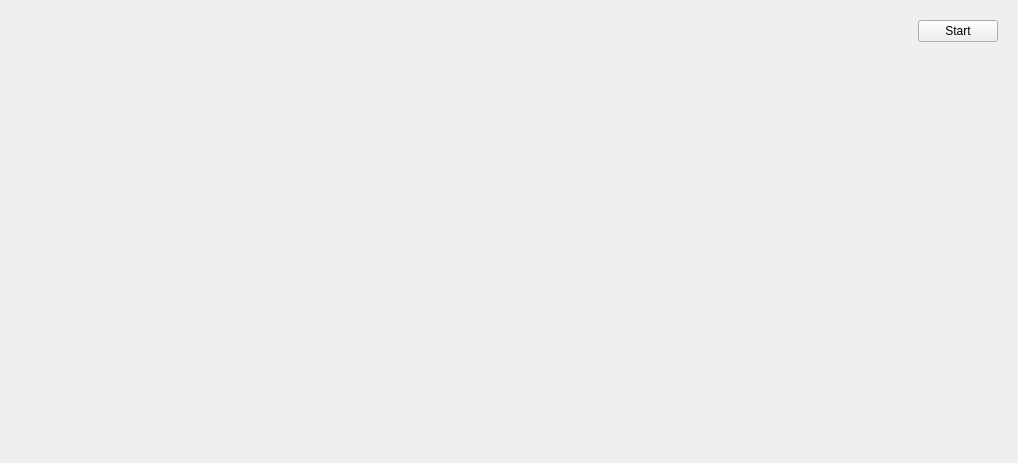
<?xml version="1.0" encoding="UTF-8"?>
<ui version="4.0">
 <class>UIHomeView</class>
 <widget class="QWidget" name="UIHomeView">
  <property name="geometry">
   <rect>
    <x>0</x>
    <y>0</y>
    <width>1018</width>
    <height>463</height>
   </rect>
  </property>
  <property name="windowTitle">
   <string>Form</string>
  </property>
  <property name="styleSheet">
   <string notr="true"/>
  </property>
  <layout class="QHBoxLayout" name="horizontalLayout">
   <item>
    <widget class="QWidget" name="widget_3" native="true">
     <property name="minimumSize">
      <size>
       <width>300</width>
       <height>0</height>
      </size>
     </property>
     <layout class="QVBoxLayout" name="verticalLayout_2">
      <item>
       <widget class="QLabel" name="labelImage">
        <property name="sizePolicy">
         <sizepolicy hsizetype="Fixed" vsizetype="Fixed">
          <horstretch>0</horstretch>
          <verstretch>0</verstretch>
         </sizepolicy>
        </property>
        <property name="minimumSize">
         <size>
          <width>0</width>
          <height>0</height>
         </size>
        </property>
        <property name="text">
         <string/>
        </property>
        <property name="pixmap">
         <pixmap>:/res/enable.png</pixmap>
        </property>
       </widget>
      </item>
      <item>
       <spacer name="verticalSpacer_2">
        <property name="orientation">
         <enum>Qt::Vertical</enum>
        </property>
        <property name="sizeHint" stdset="0">
         <size>
          <width>20</width>
          <height>40</height>
         </size>
        </property>
       </spacer>
      </item>
     </layout>
    </widget>
   </item>
   <item>
    <widget class="QWidget" name="widget" native="true">
     <layout class="QGridLayout" name="gridLayout">
      <property name="horizontalSpacing">
       <number>30</number>
      </property>
      <item row="1" column="0" colspan="2">
       <widget class="QWidget" name="widget_2" native="true">
        <layout class="QVBoxLayout" name="verticalLayout">
         <property name="spacing">
          <number>20</number>
         </property>
         <property name="topMargin">
          <number>20</number>
         </property>
         <property name="rightMargin">
          <number>9</number>
         </property>
         <item>
          <widget class="QLabel" name="labelInfo">
           <property name="text">
            <string/>
           </property>
           <property name="alignment">
            <set>Qt::AlignRight|Qt::AlignTrailing|Qt::AlignVCenter</set>
           </property>
          </widget>
         </item>
         <item>
          <spacer name="verticalSpacer">
           <property name="orientation">
            <enum>Qt::Vertical</enum>
           </property>
           <property name="sizeHint" stdset="0">
            <size>
             <width>20</width>
             <height>40</height>
            </size>
           </property>
          </spacer>
         </item>
        </layout>
       </widget>
      </item>
      <item row="0" column="1">
       <widget class="QPushButton" name="btnStart">
        <property name="sizePolicy">
         <sizepolicy hsizetype="Fixed" vsizetype="Fixed">
          <horstretch>0</horstretch>
          <verstretch>0</verstretch>
         </sizepolicy>
        </property>
        <property name="text">
         <string>Start</string>
        </property>
       </widget>
      </item>
     </layout>
    </widget>
   </item>
  </layout>
 </widget>
 <resources/>
 <connections/>
</ui>
